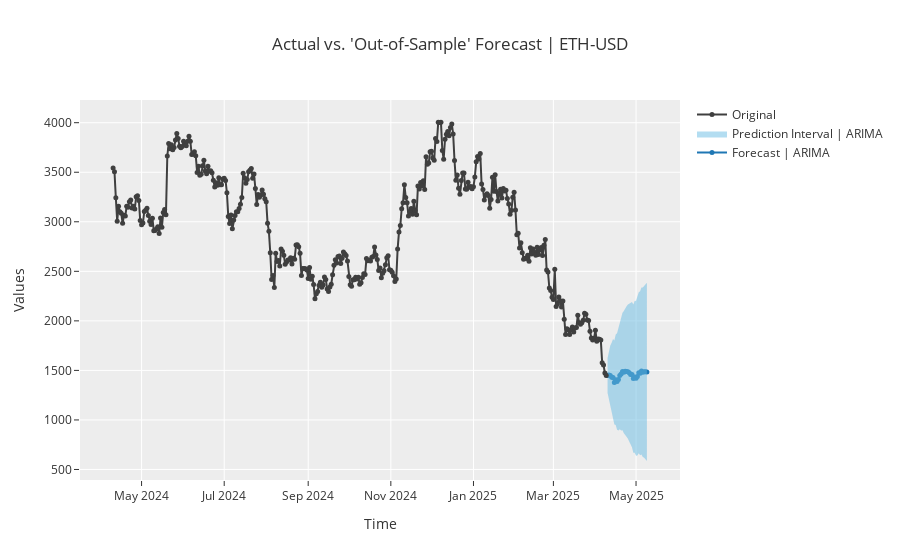

Here is the notebook cell this chart was saved with:
### Markdown cell above
ETH Forecast with ARIMA and Prophet

### Code cell
eth = df.loc[:,'ETH-USD']
# Set up PyCaret environment
s = setup(data=eth, 
          target = 'ETH-USD',
          #transform_target='log',
          fh=30,  # Forecast horizon
          session_id=123,
          fold_strategy='expanding',
          seasonal_period='D',
          #fold_spans="adaptive",
          numeric_imputation_target = 'drift')
arima = create_model('arima')
prophet = create_model('prophet')
tuned_arima = tune_model(arima)
tuned_prophet = tune_model(prophet)
final_arima = finalize_model(tuned_arima)
final_prophet = finalize_model(tuned_prophet)
#future_dates = pd.date_range(df.index[-1], periods=30, freq='D')
arima_predictions = predict_model(final_arima)
prophet_predictions = predict_model(final_prophet)
#Plot prophet model forecast
plot_model(final_arima, plot='forecast')
#Plot prophet model forecast
plot_model(final_prophet, plot='forecast')

### Figure 1 — Plotly figure (JSON) as saved in the notebook; plotly's stock layout.template omitted (floating-point values rounded to 4 significant figures; data arrays with more than 128 entries replaced by an {"elided": "..."} marker saying what was removed)
{"data": [{"line": {"color": "#1f77b4"}, "marker": {"size": 5}, "mode": "lines+markers", "name": "Forecast | ARIMA", "showlegend": true, "type": "scatter", "x": ["2025-04-10T00:00:00", "2025-04-11T00:00:00", "2025-04-12T00:00:00", "2025-04-13T00:00:00", "2025-04-14T00:00:00", "2025-04-15T00:00:00", "2025-04-16T00:00:00", "2025-04-17T00:00:00", "2025-04-18T00:00:00", "2025-04-19T00:00:00", "2025-04-20T00:00:00", "2025-04-21T00:00:00", "2025-04-22T00:00:00", "2025-04-23T00:00:00", "2025-04-24T00:00:00", "2025-04-25T00:00:00", "2025-04-26T00:00:00", "2025-04-27T00:00:00", "2025-04-28T00:00:00", "2025-04-29T00:00:00", "2025-04-30T00:00:00", "2025-05-01T00:00:00", "2025-05-02T00:00:00", "2025-05-03T00:00:00", "2025-05-04T00:00:00", "2025-05-05T00:00:00", "2025-05-06T00:00:00", "2025-05-07T00:00:00", "2025-05-08T00:00:00", "2025-05-09T00:00:00"], "y": [1448.0, 1454.0, 1449.0, 1431.0, 1428.0, 1378.0, 1405.0, 1388.0, 1409.0, 1449.0, 1463.0, 1489.0, 1482.0, 1490.0, 1489.0, 1487.0, 1477.0, 1459.0, 1458.0, 1417.0, 1434.0, 1420.0, 1439.0, 1476.0, 1471.0, 1494.0, 1482.0, 1487.0, 1487.0, 1485.0]}, {"line": {"width": 0}, "marker": {"color": "#68BBE3"}, "mode": "lines", "name": "Lower Interval", "showlegend": false, "type": "scatter", "x": ["2025-04-10T00:00:00", "2025-04-11T00:00:00", "2025-04-12T00:00:00", "2025-04-13T00:00:00", "2025-04-14T00:00:00", "2025-04-15T00:00:00", "2025-04-16T00:00:00", "2025-04-17T00:00:00", "2025-04-18T00:00:00", "2025-04-19T00:00:00", "2025-04-20T00:00:00", "2025-04-21T00:00:00", "2025-04-22T00:00:00", "2025-04-23T00:00:00", "2025-04-24T00:00:00", "2025-04-25T00:00:00", "2025-04-26T00:00:00", "2025-04-27T00:00:00", "2025-04-28T00:00:00", "2025-04-29T00:00:00", "2025-04-30T00:00:00", "2025-05-01T00:00:00", "2025-05-02T00:00:00", "2025-05-03T00:00:00", "2025-05-04T00:00:00", "2025-05-05T00:00:00", "2025-05-06T00:00:00", "2025-05-07T00:00:00", "2025-05-08T00:00:00", "2025-05-09T00:00:00"], "y": [1272.0, 1207.0, 1147.0, 1084.0, 1041.0, 954.2, 948.3, 900.8, 892.7, 906.0, 893.6, 895.6, 865.5, 851.1, 830.4, 809.1, 780.2, 744.7, 725.5, 667.9, 668.5, 638.4, 641.9, 663.4, 643.8, 652.2, 625.5, 617.2, 601.5, 585.5]}, {"fill": "tonexty", "fillcolor": "rgba(104,187,227,0.5)", "line": {"width": 0}, "marker": {"color": "#68BBE3"}, "mode": "lines", "name": "Prediction Interval | ARIMA", "showlegend": true, "type": "scatter", "x": ["2025-04-10T00:00:00", "2025-04-11T00:00:00", "2025-04-12T00:00:00", "2025-04-13T00:00:00", "2025-04-14T00:00:00", "2025-04-15T00:00:00", "2025-04-16T00:00:00", "2025-04-17T00:00:00", "2025-04-18T00:00:00", "2025-04-19T00:00:00", "2025-04-20T00:00:00", "2025-04-21T00:00:00", "2025-04-22T00:00:00", "2025-04-23T00:00:00", "2025-04-24T00:00:00", "2025-04-25T00:00:00", "2025-04-26T00:00:00", "2025-04-27T00:00:00", "2025-04-28T00:00:00", "2025-04-29T00:00:00", "2025-04-30T00:00:00", "2025-05-01T00:00:00", "2025-05-02T00:00:00", "2025-05-03T00:00:00", "2025-05-04T00:00:00", "2025-05-05T00:00:00", "2025-05-06T00:00:00", "2025-05-07T00:00:00", "2025-05-08T00:00:00", "2025-05-09T00:00:00"], "y": [1624.0, 1702.0, 1750.0, 1779.0, 1816.0, 1801.0, 1862.0, 1876.0, 1925.0, 1993.0, 2032.0, 2082.0, 2099.0, 2129.0, 2148.0, 2165.0, 2174.0, 2174.0, 2190.0, 2166.0, 2200.0, 2202.0, 2237.0, 2288.0, 2299.0, 2336.0, 2338.0, 2357.0, 2372.0, 2385.0]}, {"marker": {"color": "#3f3f3f", "size": 5}, "mode": "lines+markers", "name": "Original", "showlegend": true, "type": "scatter", "x": {"elided": "365 str values"}, "y": {"elided": "365 float values"}}], "layout": {"showlegend": true, "title": {"text": "Actual vs. 'Out-of-Sample' Forecast | ETH-USD"}, "xaxis": {"title": {"text": "Time"}}, "yaxis": {"title": {"text": "Values"}}}}
